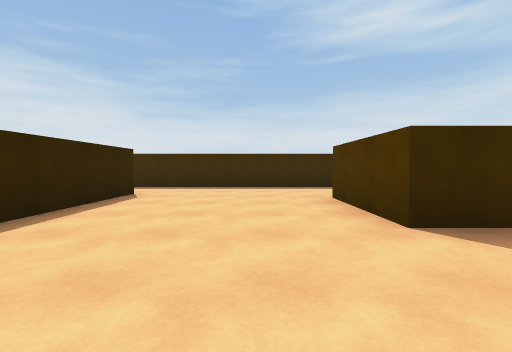
view 1 (above)

16 first-person views from a walk through a scene from a Unity 3-D project. The camera is 1.2 m above the floor, tilts 2° down and sees 90° across. The floor is counted in squares, 2 m on a side. Each view is taken from the middle of a square. On the plan, view 1 faces up. The plan holds only what a view shows up to about 9 squares ahead; the rest is blank. The place goes on beyond the plan.

view 2
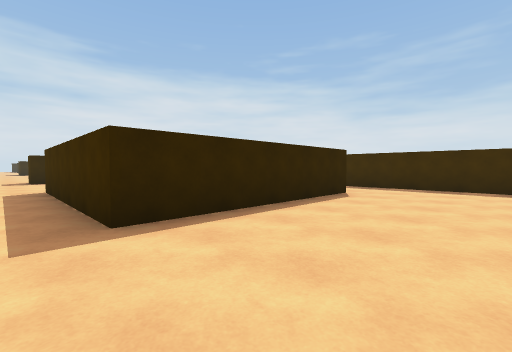

view 3
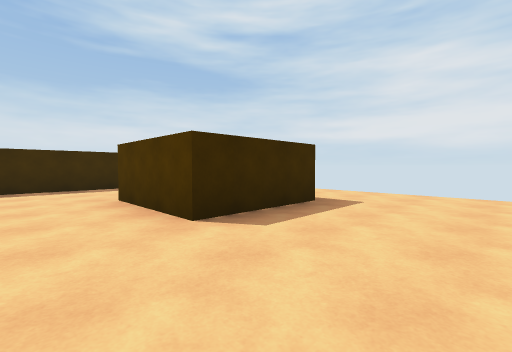

view 4
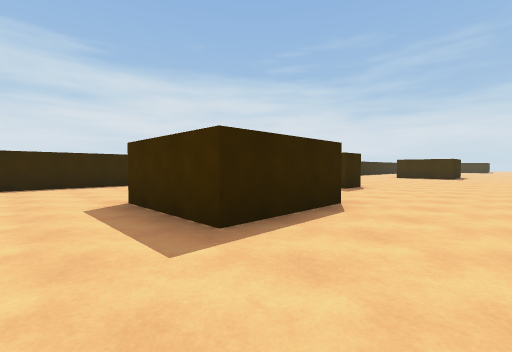

view 5
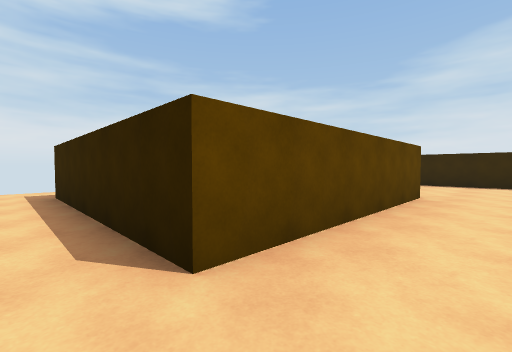

view 6
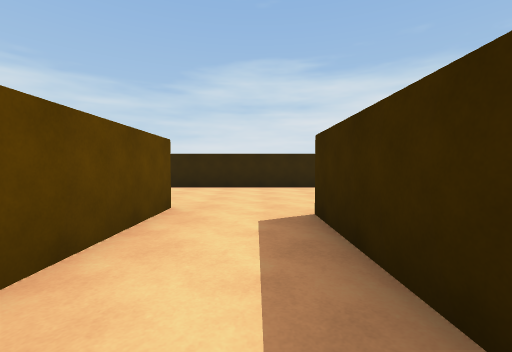

view 7
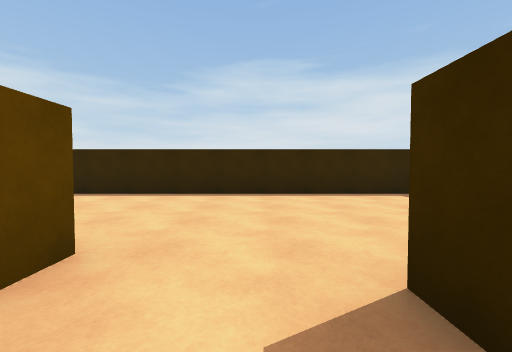

view 8
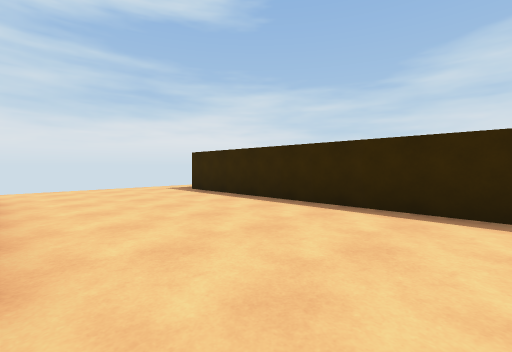

view 9
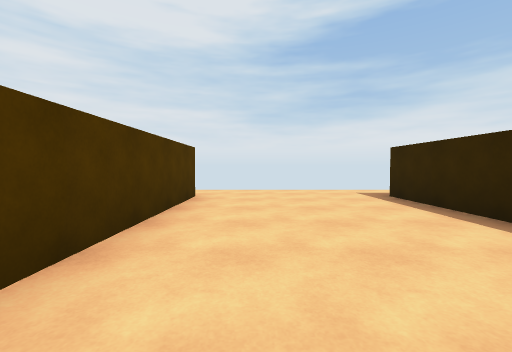

view 10
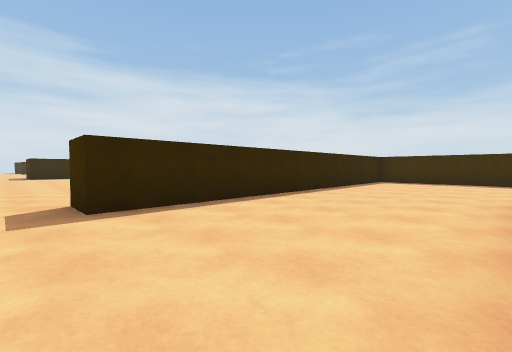

view 11
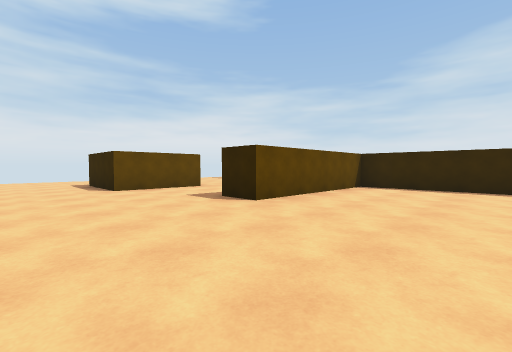

view 12
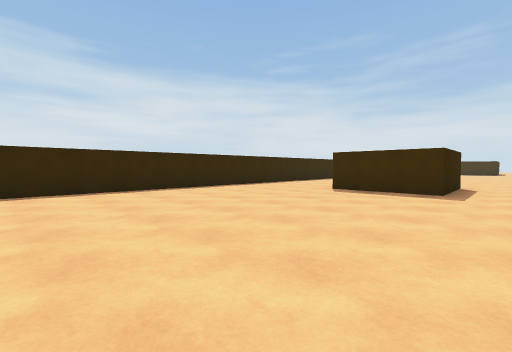

view 13
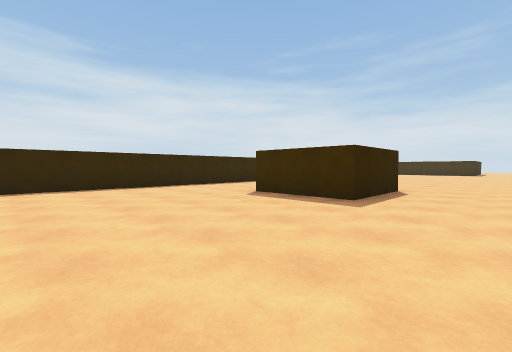

view 14
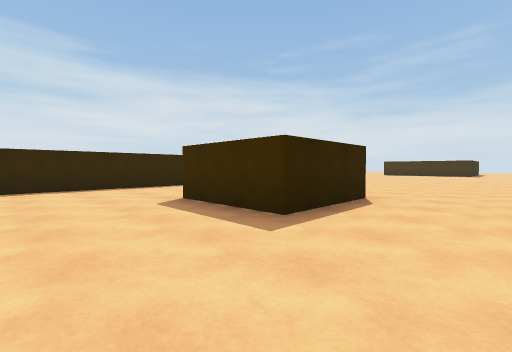

view 15
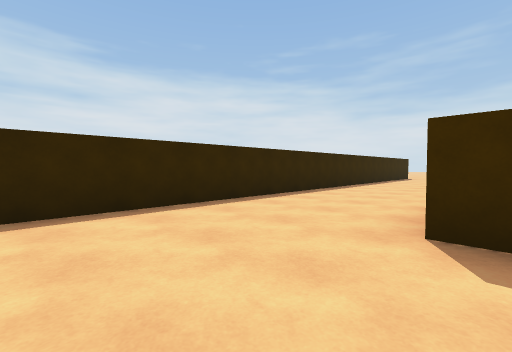

view 16
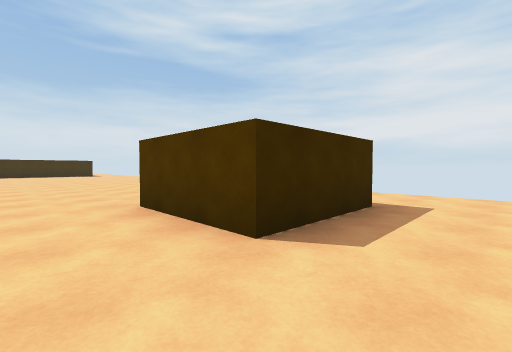

### Floor plan
Points are (right, up) in squares from view 1. A wall is a line through its corners. A room is listed if a view was taken in it or the views show most of it. See-through windows are left out.
Room 1 (views 1, 2, 3, 4, 5, 6, 7)
walls: (4, 5) (4, 2.5) (1.5, 2.5) (1.5, 5) (2.5, 5); (2.7, 7.8) (-7.2, 7.8); (-7.8, 5.8) (-2.7, 5.8) (-2.7, 0.8) (-7.8, 0.8)
ways out: opening at (-7, 0) to room 2; opening at (-7, 6.5) to room 2; opening at (2, 6.5) to room 3; opening at (5.5, 5.5) to room 3
Room 2 (views 8, 9, 10)
walls: (-7.8, 0.8) (-7.8, 4.9); (-8, 10.8) (-10, 10.8); (-11.8, 10.5) (-11.8, 0.8) (-12.8, 0.8)
ways out: opening at (-7, 0) to room 1; opening at (-7, 6.5) to room 1; opening at (-12, 0)
Room 3 (views 11, 12, 13, 14, 15, 16)
walls: (4, 19.1) (4, 16.5) (1.5, 16.5) (1.5, 19); (2.5, 5) (4, 5); (-1.7, 20.5) (-1.7, 8.8) (2.7, 8.8) (2.7, 7.8)
ways out: opening at (2, 6.5) to room 1; opening at (5.5, 5.5) to room 1; opening at (0, 19.7); opening at (5.5, 19.5)

Where each view was taken, in squares from view 1:
view 1: 0 up, 0 right, facing up
view 2: 0 up, 0 right, facing up-left
view 3: 0 up, 0 right, facing up-right
view 4: 1 up, 6 right, facing up-left
view 5: 7 up, 2 left, facing down-left
view 6: 7 up, 4 left, facing left
view 7: 7 up, 6 left, facing left
view 8: 7 up, 8 left, facing down-left
view 9: 6 up, 9 left, facing down
view 10: 0 up, 8 left, facing up-left
view 11: 12 up, 6 right, facing down-left
view 12: 10 up, 5 right, facing up-left
view 13: 12 up, 6 right, facing up-left
view 14: 14 up, 6 right, facing up-left
view 15: 14 up, 2 right, facing up-left
view 16: 15 up, 0 right, facing up-right
